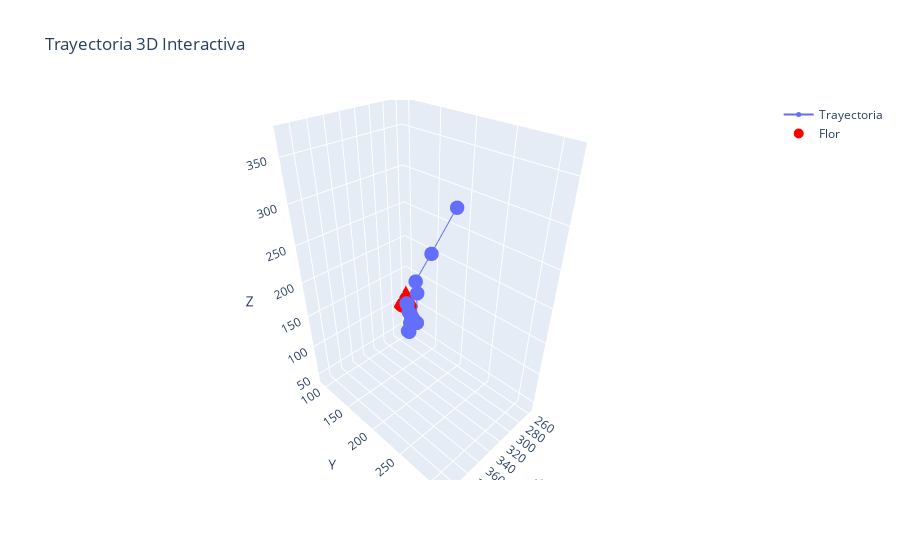

Notebook code cell kept with this figure:
### Code cell
df = data_point_2.copy()

# Crear los tamaños de los marcadores, haciendo el último punto más grande
marker_sizes = [5] * (len(df) - 1) + [10]  # Último punto con tamaño 10

# Crear el gráfico 3D interactivo
fig = go.Figure()

# Añadir la trayectoria con todos los puntos menos el último
fig.add_trace(go.Scatter3d(
    x=df['x'][:-1],
    y=df['y'][:-1],
    z=df['z'][:-1],
    mode='lines+markers',
    marker=dict(size=5),
    line=dict(width=2),
    name = 'Trayectoria'
))

# Añadir el último punto con un tamaño más grande
fig.add_trace(go.Scatter3d(
    x=[df['x'].iloc[-1]],
    y=[df['y'].iloc[-1]],
    z=[df['z'].iloc[-1]],
    mode='markers',
    marker=dict(size=10, color='red'),  # Color opcional para diferenciar el último punto
    name='Flor'
))

# Configurar el diseño del gráfico
fig.update_layout(
    scene=dict(
        xaxis_title='X',
        yaxis_title='Y',
        zaxis_title='Z'
    ),
    title='Trayectoria 3D Interactiva'
)

# Configurar la cámara para que salga cuadrado y alejado de los puntos
camera = dict(
    eye=dict(x=1, y=1, z=1)
)

# Mostrar el gráfico
fig.show()

### Figure 1 — Plotly figure (JSON) as saved in the notebook; plotly's stock layout.template omitted (floating-point values rounded to 4 significant figures)
{"data": [{"line": {"width": 2}, "marker": {"size": 5}, "mode": "lines+markers", "name": "Trayectoria", "type": "scatter3d", "x": [412, 377, 342, 300, 273, 257, 265, 269, 267.5, 266, 268, 263, 263], "y": [315, 258, 201, 160, 131, 111, 103, 110, 111, 112, 109, 101, 99], "z": [370, 295, 221, 163, 82, 73, 45, 50, 67, 75, 87, 95, 95]}, {"marker": {"color": "red", "size": 10}, "mode": "markers", "name": "Flor", "type": "scatter3d", "x": [260], "y": [94], "z": [99]}], "layout": {"scene": {"xaxis": {"title": {"text": "X"}}, "yaxis": {"title": {"text": "Y"}}, "zaxis": {"title": {"text": "Z"}}}, "title": {"text": "Trayectoria 3D Interactiva"}}}
